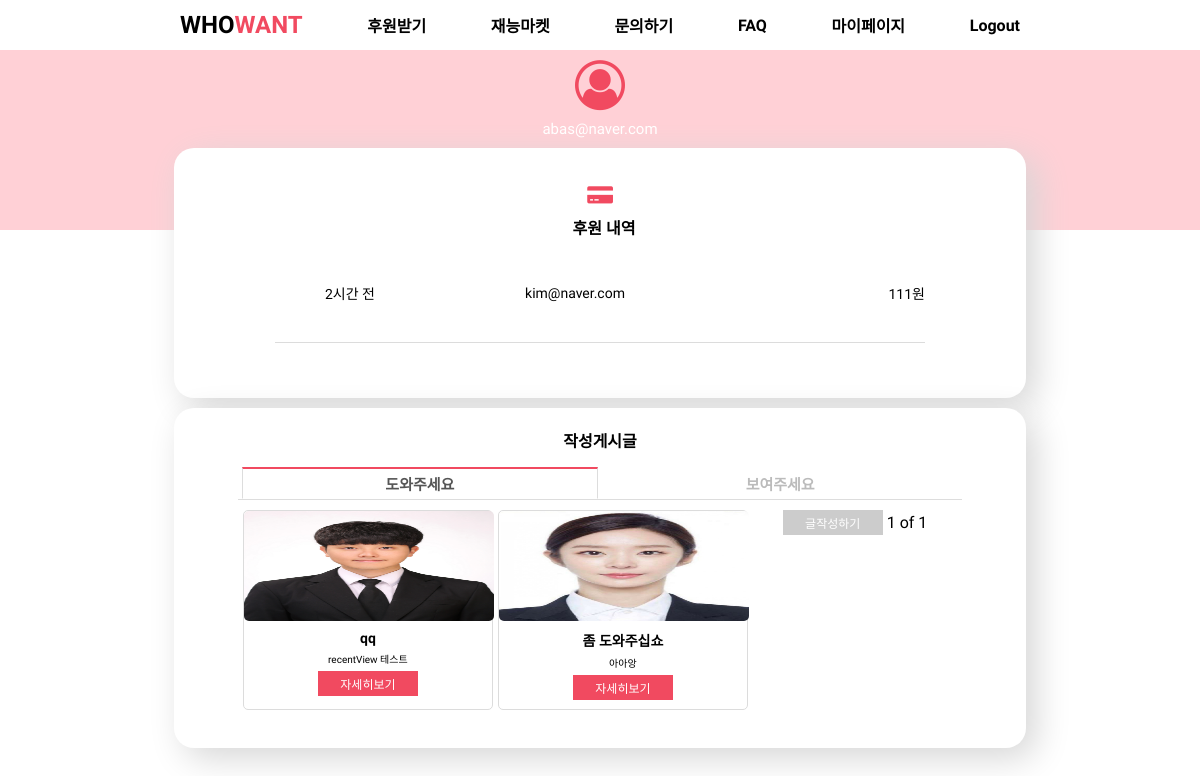
Page /sponserpage/ (signed in) on the committed database.
### user_info/models.py (models this page shows)
class CustomUser(AbstractUser):
    username = None
    email = models.EmailField(_('email address'), unique=True)
    USERNAME_FIELD = 'email'
    REQUIRED_FIELDS = []
    objects = CustomUserManager()
    def __str__(self):
        return self.email

class whodonate(models.Model):
    whogetmoney = models.CharField(null=True, max_length = 30)
    givemoney = models.CharField(null=True, max_length = 30)
    whogivemoney = models.CharField(null=True, max_length = 30)
    what_post = models.ForeignKey("list.Post", on_delete=CASCADE, related_name="posts")
    date = models.DateTimeField(auto_now_add=True)
    @property
    def created_string(self):
        time = datetime.now(tz=timezone.utc) - self.date
        if time < timedelta(minutes=1):
            return '방금 전'
        elif time < timedelta(hours=1):
            return str(int(time.seconds / 60)) + '분 전'
        elif time < timedelta(days= 1):
            return str(int(time.seconds / 3600)) + '시간 전'
        elif time < timedelta(days= 7):
            time = datetime.now(tz=timezone.utc).date() - self.date.date()
            return str(time.days) + '일 전'
        else:
            return False

### list/models.py (models this page shows, shortened)
class Post(models.Model):
    title = models.CharField(max_length=100)
    writer = models.ForeignKey(CustomUser, on_delete=models.CASCADE, related_name='users')
    post_time = models.DateTimeField(auto_now_add=True)
    body = models.CharField(max_length=500)
    thumbnail = models.ImageField(verbose_name='썸네일', upload_to='thumbnail/')

### user_info/views.py (the view)
# urls.py: path('sponserpage/', views.sponserpage, name="sponserpage"),
def sponserpage(request):
    user = CustomUser.objects.get(email=request.user.email)
    whos = whodonate.objects.filter(whogetmoney=user)
    posts = Post.objects.filter(writer=request.user)
    paginator = Paginator(posts, 8)
    page = request.GET.get('page')
    posts = paginator.get_page(page)
    recent_posts = Post1.objects.filter(writer=request.user).order_by('-post_time')
    recent_paginator = Paginator(recent_posts, 8)
    recent_page = request.GET.get('page')
    recent_posts = recent_paginator.get_page(recent_page)
    return render(request, 'sponserpage.html', {'whos' : whos, 'posts': posts, 'recent_posts':recent_posts})

### user_info/templates/sponserpage.html (shortened to what this page needs)
<!doctype html>
{% load static %}
<html lang="kor">
<head>
    <link rel="stylesheet" type="text/css" href="{% static 'sponserpage.css' %}">
    <link rel="stylesheet" href="https://maxcdn.bootstrapcdn.com/font-awesome/4.7.0/css/font-awesome.min.css">
</head>
<body>
    <div class="header">
        <ul>
            <li><a href="{% url 'user_info:home' %}" class="logo">WHO<span>WANT</span></a></li>
            <li><a href="{% url 'list:helpWrite' %}" class="navItem">후원받기</a></li>
            <li><a href="{% url 'market:market_view' %}" class="navItem">재능마켓</a></li>
            <li><a href="{% url 'inquiry:CS' %}" class="navItem">문의하기</a></li>
            <li><a href="{% url 'inquiry:FAQ' %}" class="navItem">FAQ</a></li>
            <li><a href="{% url 'user_info:mypage' %}" class="navItem">마이페이지</a></li>
            {% if not user.is_authenticated %}
                <li><a href="{% url 'user_info:login_view' %} " class="navItem">Login</a></li>
            {% else %}
                <li><a href="{% url 'user_info:logout_view' %}" class="navItem">Logout</a></li>
            {% endif %}
        </ul>
    </div>
    <div class="profile_box" align=middle>
        <i class="fa fa-user-circle-o" aria-hidden="true"></i>
        <p class="email">{{request.user.email}}</p>
        <div class="inner_box1">
            <table class="table_1" >
                <tr>
                    <th colspan="2">
                        <i class="fa fa-credit-card-alt credit" aria-hidden="true"></i>
                        <p>&nbsp;&nbsp;후원 내역</p>
                    </th>
                </tr>
            </table>
            <div id="contents">
                <div class="bx_tb1">
                        <table>
                        {% for who in whos %}
                        <tr>
                            <td id="spon-date">
                            {% if who.created_string == False %}
                            {{who.created|date:'m월 d일'}}
                            {% else %}
                            {{who.created_string}}
                            {% endif %}</h3>
                            </td>
                            <td id="spon-nickname">
                                {{ who.whogivemoney }}
                            </td>
                            <td id="spon-money">
                                {{ who.givemoney }}원
                            </td>
                        </tr>
                        {% endfor %}
                    </table>
                </div>
            </div>
        </div>
        <div class="inner_box3">
            <p class="donate-title">작성게시글</p>
            <div class="main">
                <label for="tab1">도와주세요</label>
                <label for="tab2">보여주세요</label>
                <section id="content1">
                {% for post in posts %}
                    <div class="image-card">
                        <img src="{{post.thumbnail.url}}">
                        <p class="title">{{post.title}}</p>
                        <p class="content">{{post.body}}</p>
                        <button type="button" onclick="location.href = '{% url 'list:feed_Detail' post.id%}'">자세히보기</button>
                    </div>
                {% endfor %}
                    <button type="button" class="write-btn" onclick="location.href = '{% url 'list:helpWrite'%}'">글작성하기</button>
    <span>{{posts.number}}</span>
    <span>of</span>
    <span>{{posts.paginator.num_pages}}</span>
                </section>
            </div>
        </div>
    </div>
</body>

### static/sponserpage.css (style rules this page uses)
* { padding: 0; margin: 0; box-sizing: border-box; font-family: 'Nanum Gothic', sans-serif; }
body { display: flex; flex-direction: column; align-items: center; min-height: 100vh; width: 100vw; }
.header { width: 70vw; height: 50px; }
.header ul { width: 100%; height: 100%; list-style: none; display: flex; justify-content: space-between; align-items: center; }
.header ul li a { text-decoration: none; color: black; }
.header .logo { font-size: 1.5em; font-weight: 800; }
.header ul li a span { color: #f14a60; }
.header .navItem { font-size: 1em; font-weight: 700; }
.profile_box { width: 100%; height: 180px; background-color: #ffd0d6; }
.profile_box .email { font-size: 15px; color: white; }
.inner_box1 { width: 71%; height: 250px; margin-top: 10px; background-color: white; border-radius: 20px; box-shadow: 10px 10px 35px rgb(214, 214, 214); float: left; margin-left: 14.5%; margin-right: 1%; }
.table_1 p { font-size: 16px; font-weight: bold; }
.table_1 { margin-top: 5px; padding-top: 20px; }
#contents { width: 85%; height: 120px; position: relative; overflow: auto; }
#contents table { height: 100px; font-size: 14px; table-layout: fixed; border-spacing: 0; }
.bx_tb1 { zoom: 1; }
#spon-date { width: 150px; text-align: center; border-bottom: 1px solid gainsboro; }
#spon-nickname { width: 300px; text-align: center; height: 40px; border-bottom: 1px solid gainsboro; }
#spon-money { width: 200px; text-align: right; border-bottom: 1px solid gainsboro; }
.inner_box3 { width: 71%; min-height: 340px; height: auto; margin-top: 10px; background-color: white; border-radius: 20px; box-shadow: 10px 10px 35px rgb(214, 214, 214); float: left; margin-left: 14.5%; margin-right: 1%; }
.donate-title { margin-top: 20px; font-size: 16px; font-weight: bold; }
.image-card { width: 250px; height: 200px; margin-top: 10px; border: 1px solid gainsboro; border-radius: 5px; float: left; margin-left: 5px; }
.image-card img { width: 250px; height: 110px; border-radius: 5px; }
.image-card .title { font-size: 14px; margin: 5px; font-weight: 600; align-items: center; }
.image-card .content { font-size: 10px; margin: 5px; }
.image-card button { width: 100px; height: 25px; background-color: #f14a60; border: none; color: white; font-size: 12px; }
.main { width: 85%; background: #ffffff; padding-top: 15px; }
.main label { display: inline-block; padding: 4px 19.7%; font-size: 15px; font-weight: bold; text-align: center; color: #bbb; border: 1px solid transparent; }
.main section { display: none; border-top:1px solid #ddd; }
.main input:checked + label { color: #555; border: 1px solid #ddd; border-top: 2px solid #f14a60; border-bottom: 1px solid #ffffff; }
#tab1:checked ~ #content1, #tab2:checked ~ #content2 { display: block; }
.write-btn { margin-top: 10px; width: 100px; height: 25px; background-color: #cccccc; border: none; color: white; font-size: 12px; }
.profile_box i { margin: 10px 0 10px 0 !important; }
.profile_box i::before { color: #f14a60; font-size: 50px; }
.credit::before { font-size: 20px !important; }

### rows in the picture
CustomUser: user.email "abas@naver.com"
whodonate: created_string "2시간 전", whogivemoney "kim@naver.com", givemoney "111"
Post: thumbnail (picture), title "qq", body "recentView 테스트"
Post: thumbnail (picture), title "좀 도와주십쇼", body "아아앙"

### other values in the picture
{{ posts.number }} "1"
{{ posts.paginator.num_pages }} "1"
